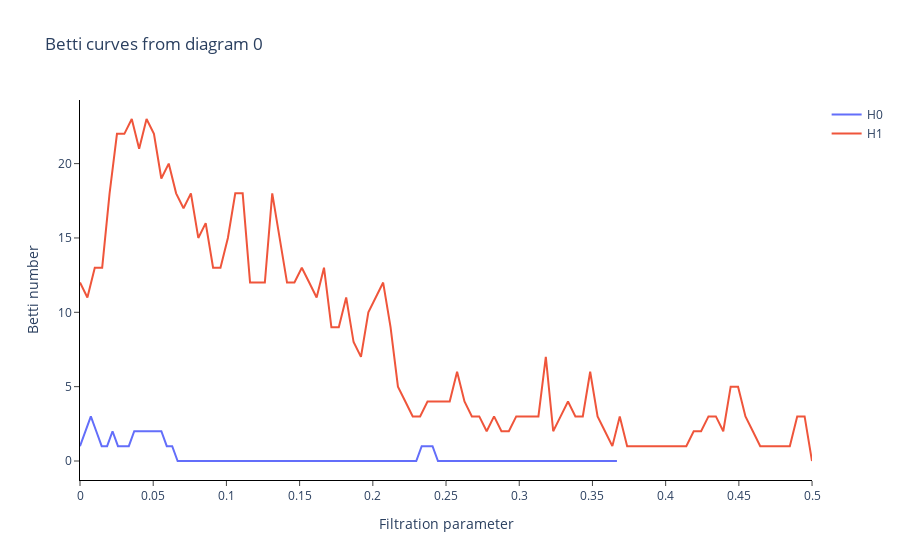

Notebook cell for this chart:
### Code cell
# Compute Betti curves
from gtda.diagrams import BettiCurve

betti_curve = BettiCurve(n_jobs=-1)
class_4_betti_curves = betti_curve.fit_transform(class_4_cubical_persistence)

# Plot the Betti curves
betti_curve.plot(class_4_betti_curves)
